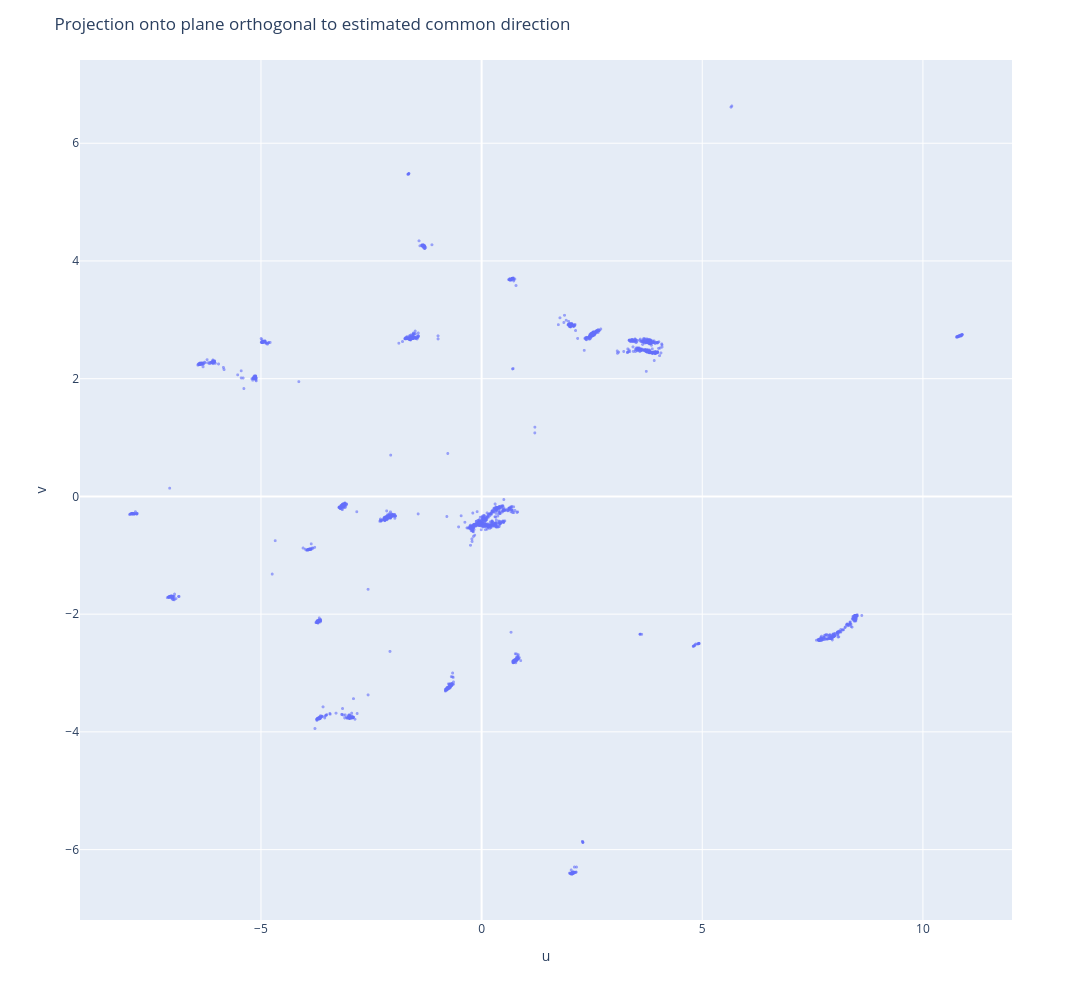

Notebook code for this chart:
### Code cell
import numpy as np
import pandas as pd
import plotly.express as px

from sklearn.decomposition import PCA
from sklearn.neighbors import NearestNeighbors

# ============================================================
# Sample
# ============================================================

df_plot = (
    df_raw_hits_event
    .sample(min(len(df_raw_hits_event), int(1e6)), random_state=42)
    .reset_index(drop=True)
)

emb_cols = [f"emb{i}" for i in range(6)]
X = df_plot[emb_cols].values

# ============================================================
# Global PCA: 6D -> 3D
# ============================================================

pca_global = PCA(n_components=3)

X3 = pca_global.fit_transform(X)

print("Global PCA explained variance:")
print(pca_global.explained_variance_ratio_)
print(
    "Total:",
    pca_global.explained_variance_ratio_.sum()
)

# ============================================================
# Local PCA around each point
# ============================================================

k = 30

nn = NearestNeighbors(
    n_neighbors=k,
    algorithm="auto"
)

nn.fit(X3)

indices = nn.kneighbors(
    X3,
    return_distance=False
)

directions = []

for neigh_idx in indices:

    X_local = X3[neigh_idx]

    pca_local = PCA(n_components=1)
    pca_local.fit(X_local)

    direction = pca_local.components_[0]

    # sign convention
    if direction[0] < 0:
        direction = -direction

    directions.append(direction)

directions = np.asarray(directions)

print("Number of local directions:", len(directions))

# ============================================================
# Structure tensor
# ============================================================

T = np.zeros((3, 3))

for d in directions:
    T += np.outer(d, d)

T /= len(directions)

eigvals, eigvecs = np.linalg.eigh(T)

mean_direction = eigvecs[:, np.argmax(eigvals)]
mean_direction /= np.linalg.norm(mean_direction)

print("\nEstimated common direction:")
print(mean_direction)

print("\nTensor eigenvalues:")
print(eigvals)

# ============================================================
# Build orthogonal plane
# ============================================================

tmp = np.array([0.0, 0.0, 1.0])

if abs(np.dot(tmp, mean_direction)) > 0.9:
    tmp = np.array([0.0, 1.0, 0.0])

e1 = np.cross(mean_direction, tmp)
e1 /= np.linalg.norm(e1)

e2 = np.cross(mean_direction, e1)
e2 /= np.linalg.norm(e2)

# ============================================================
# Projection
# ============================================================

u = X3 @ e1
v = X3 @ e2

df_plane = pd.DataFrame(
    {
        "u": u,
        "v": v,
    }
)

# ============================================================
# Visualization
# ============================================================

fig = px.scatter(
    df_plane,
    x="u",
    y="v",
    opacity=0.6,
)

fig.update_traces(
    marker=dict(size=3)
)

fig.update_layout(
    title=(
        "Projection onto plane orthogonal "
        "to estimated common direction"
    ),
    width=1200,
    height=1000,
)

fig.show()

# ============================================================
# Alignment statistics
# ============================================================

cosines = np.abs(
    directions @ mean_direction
)

print("\nAlignment with common direction")
print(pd.Series(cosines).describe())

### Figure 1 — Plotly figure (JSON) as saved in the notebook; plotly's stock layout.template omitted (floating-point values rounded to 4 significant figures; data arrays with more than 128 entries replaced by an {"elided": "..."} marker saying what was removed)
{"data": [{"hovertemplate": "u=%{x}<br>v=%{y}<extra></extra>", "legendgroup": "", "marker": {"color": "#636efa", "opacity": 0.6, "size": 3, "symbol": "circle"}, "mode": "markers", "name": "", "showlegend": false, "type": "scattergl", "x": {"elided": "4799 float values"}, "xaxis": "x", "y": {"elided": "4799 float values"}, "yaxis": "y"}], "layout": {"height": 1000, "legend": {"tracegroupgap": 0}, "margin": {"t": 60}, "title": {"text": "Projection onto plane orthogonal to estimated common direction"}, "width": 1200, "xaxis": {"anchor": "y", "domain": [0, 1], "title": {"text": "u"}}, "yaxis": {"anchor": "x", "domain": [0, 1], "title": {"text": "v"}}}}
